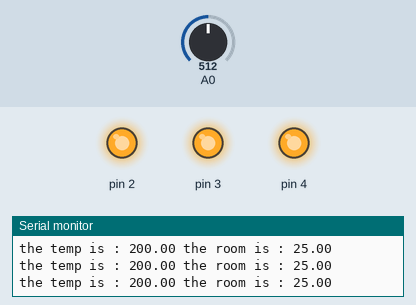
A sketch run on a simulated Arduino Uno, built with avr-gcc and run on an emulated ATmega328P. Parts: output pins drawn as LEDs (lit = HIGH), the last lines printed to the serial monitor. The inputs (shaded band) are chosen by the test bench; at power-on: A0 = 512.

Above: at 1.2 s.
1.3 s: A0 set to 185
4.3 s: A0 set to 169
At 4.6 s:
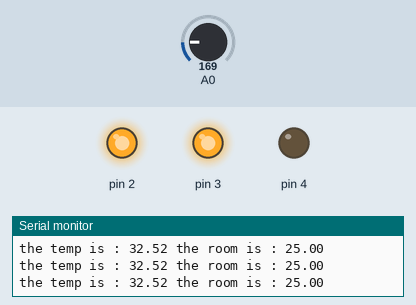
5.8 s: A0 set to 122
At 6.9 s:
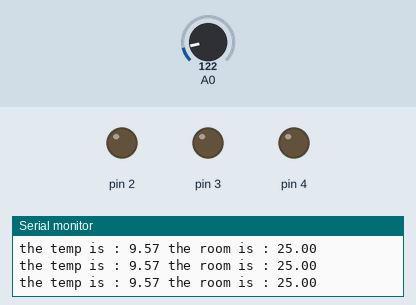
7.3 s: A0 set to 511
At 8.1 s:
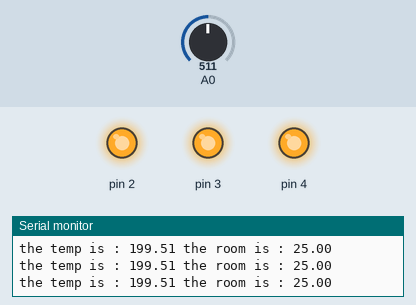
8.8 s: A0 set to 0
At 10.2 s:
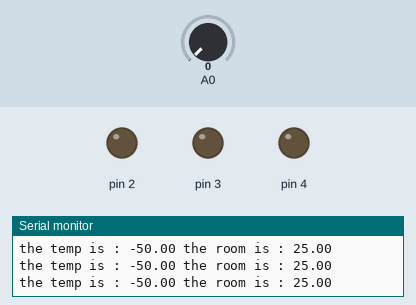
Timing chart, 0 to 11.8 s (numbered marks = the images above; inputs shaded):
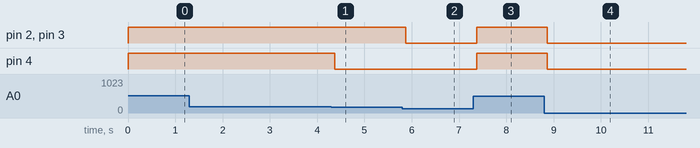

Measured:
- the behaviour switches between 170 and 169 on A0 (found by bisection; images 0 and 1)
- after the input at 4.3 s, pin 4: HIGH → LOW after 0.08 s
- after the input at 5.8 s, pin 2, pin 3: HIGH → LOW after 0.07 s
- after the input at 7.3 s, pin 2–4: LOW → HIGH after 0.08 s
- after the input at 8.8 s, pin 2–4: HIGH → LOW after 0.07 s

The sketch:

tempsensorsmall.ino
```cpp
// found no way of setting the room temp from the sensor. might need to be configured
const float roomtemp = 25.00;


void setup() {
  for (int i=2; i < 5; i++) {
    pinMode(i, OUTPUT);
    digitalWrite(i, LOW);
    }
  Serial.begin(9600);

}

void loop() {

  int Sensor = analogRead(A0);
  float volt = (Sensor/1024.00)*5.0; // assumes 5V is the input voltage
  float temp = (volt - 0.5)*100.0;
  Serial.print("the temp is : ");
  Serial.print(temp);
  Serial.print(" the room is : ");
  Serial.print(roomtemp);
  Serial.print("\n");

  if (temp > roomtemp+2 && temp < roomtemp+5) {
    digitalWrite(2, HIGH);
    digitalWrite(3, LOW);
    digitalWrite(4, LOW);
    }

   else if (temp > roomtemp+5 && temp < roomtemp+8) {
    digitalWrite(2, HIGH);
    digitalWrite(3, HIGH);
    digitalWrite(4, LOW);
    }
   else if (temp > roomtemp+8) {
    digitalWrite(2, HIGH);
    digitalWrite(3, HIGH);
    digitalWrite(4, HIGH);
    }

   else {
    digitalWrite(2, LOW);
    digitalWrite(3, LOW);
    digitalWrite(4, LOW);
    }

}
```
